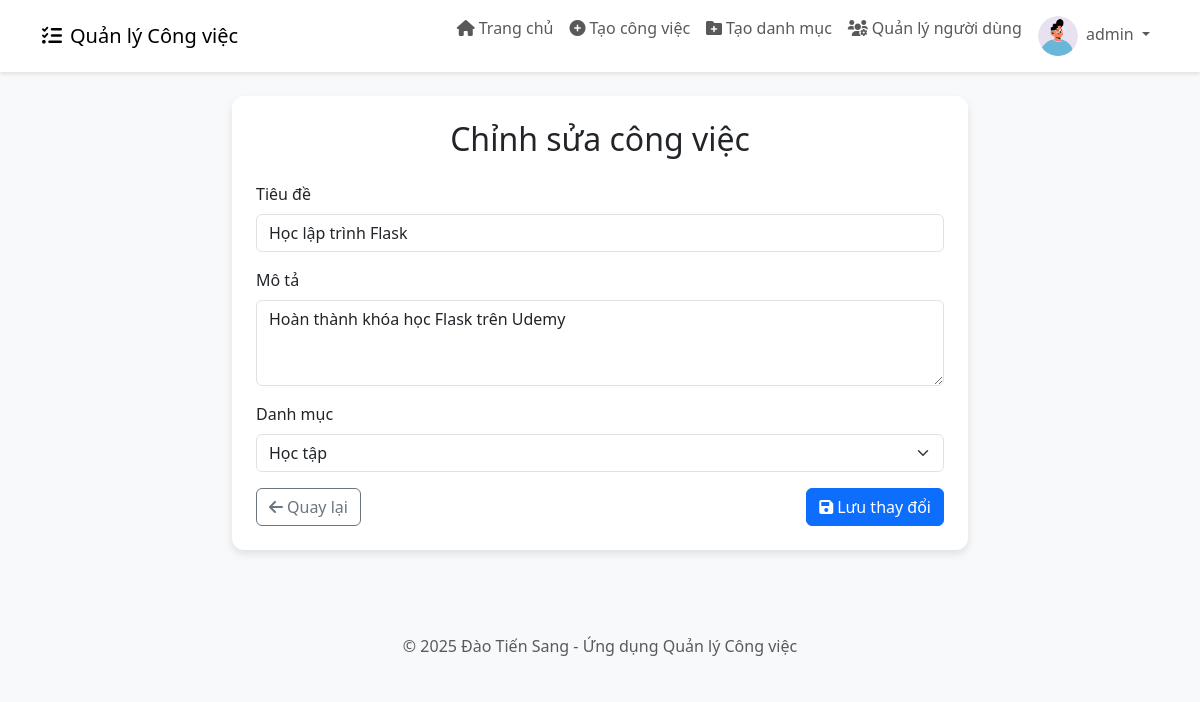
Screenshot of /task/3/edit (signed in) with the database file from the repository.
### app.py (models this page shows)
class Task(db.Model):
    id = db.Column(db.Integer, primary_key=True)
    title = db.Column(db.String(100), nullable=False)
    description = db.Column(db.Text, nullable=True)
    status = db.Column(db.String(20), default='Chưa hoàn thành')
    created = db.Column(db.DateTime, default=datetime.utcnow)
    finished = db.Column(db.DateTime, nullable=True)
    user_id = db.Column(db.Integer, db.ForeignKey('user.id'), nullable=False)
    category_id = db.Column(db.Integer, db.ForeignKey('category.id'), nullable=True)

class Category(db.Model):
    id = db.Column(db.Integer, primary_key=True)
    name = db.Column(db.String(100), nullable=False)
    description = db.Column(db.Text, nullable=True)
    tasks = db.relationship('Task', backref='category', lazy=True)

### app.py (the view, shortened to what this page needs)
@app.route('/task/<int:task_id>/edit', methods=['GET', 'POST'])
def edit_task(task_id):
    if 'user_id' not in session:
        return redirect(url_for('login'))
    task = Task.query.get_or_404(task_id)
    if task.user_id != session['user_id'] and not session.get('is_admin'):
        flash('Bạn không có quyền chỉnh sửa công việc này!', 'danger')
        return redirect(url_for('dashboard'))
    categories = Category.query.all()
    return render_template('edit_task.html', task=task, categories=categories)

### templates/edit_task.html (shortened to what this page needs)
{% extends 'base.html' %}
{% block content %}
<div class="row justify-content-center">
    <div class="col-md-8">
        <div class="card p-4">
            <h2 class="text-center mb-4">Chỉnh sửa công việc</h2>
            <form method="POST" action="{{ url_for('edit_task', task_id=task.id) }}">
                <div class="mb-3">
                    <label for="title" class="form-label">Tiêu đề</label>
                    <input type="text" class="form-control" id="title" name="title" value="{{ task.title }}" required>
                </div>
                <div class="mb-3">
                    <label for="description" class="form-label">Mô tả</label>
                    <textarea class="form-control" id="description" name="description" rows="3">{{ task.description }}</textarea>
                </div>
                <div class="mb-3">
                    <label for="category_id" class="form-label">Danh mục</label>
                    <select class="form-select" id="category_id" name="category_id">
                        {% for category in categories %}
                        <option value="{{ category.id }}" {% if task.category_id == category.id %}selected{% endif %}>{{ category.name }}</option>
                        {% endfor %}
                    </select>
                </div>
                <div class="d-flex justify-content-between">
                    <a href="{{ url_for('dashboard') }}" class="btn btn-outline-secondary">
                        <i class="fas fa-arrow-left me-1"></i>Quay lại
                    </a>
                    <button type="submit" class="btn btn-primary">
                        <i class="fas fa-save me-1"></i>Lưu thay đổi
                    </button>
                </div>
            </form>
        </div>
    </div>
</div>
{% endblock %}

### templates/base.html (style rules this page uses)
body { background-color: #f8f9fa; font-family: 'Segoe UI', Tahoma, Geneva, Verdana, sans-serif; }
.card { border: none; border-radius: 12px; box-shadow: 0 4px 8px rgba(0, 0, 0, 0.1); transition: transform 0.3s ease, box-shadow 0.3s ease; margin-bottom: 20px; }

### rows the page displays
Task: title "Học lập trình Flask", description "Hoàn thành khóa học Flask trên Udemy", category_id "Học tập"

### other values shown
{{ session.get('username') }} "admin"
